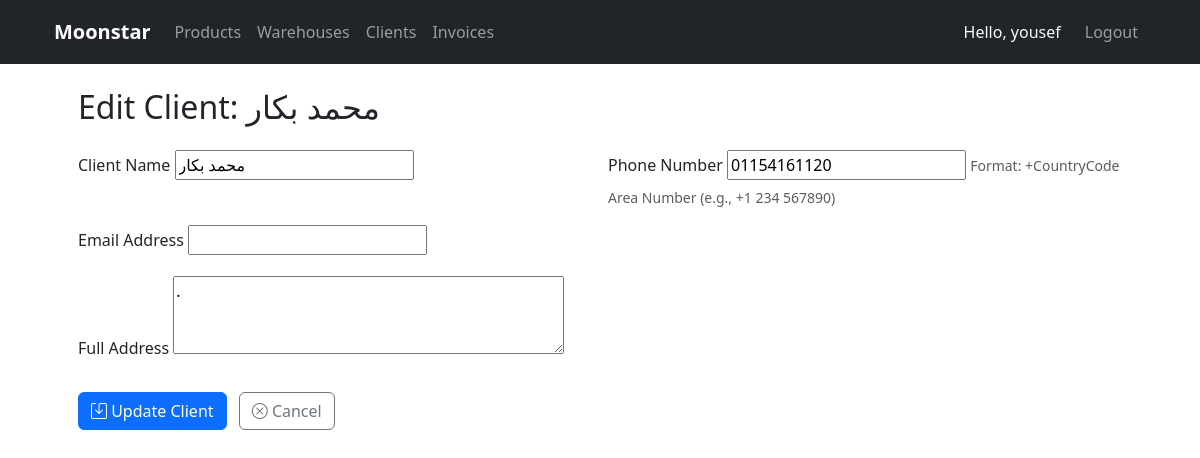
/manager/clients/6/edit/ (signed in), run on the app's committed database.
### manager/models.py (models this page shows, shortened)
class Client(models.Model):
    name = models.CharField(max_length=255, verbose_name="Client Name")
    address = models.TextField(verbose_name="Full Address")
    phone = models.CharField(
        max_length=20,
        verbose_name="Phone Number",
        validators=[
            RegexValidator(
                regex=r'^\+?1?\d{9,15}$',
                message="Phone number must be entered in the format: '+999999999'."
            )
        ]
    )
    email = models.EmailField(blank=True, null=True, verbose_name="Email Address")
    created_at = models.DateTimeField(auto_now_add=True)
    updated_at = models.DateTimeField(auto_now=True)
    class Meta:
        ordering = ['name']
        verbose_name = "Client"
        verbose_name_plural = "Clients"

### manager/views.py (the view)
# urls.py: path('clients/<int:pk>/edit/', ClientUpdateView.as_view(), name='client_update'),
class ClientUpdateView(LoginRequiredMixin, UpdateView):
    model = Client
    form_class = ClientForm
    template_name = 'manager/clients/update.html'
    success_url = reverse_lazy('client_list')

### manager/forms.py
class ClientForm(forms.ModelForm):
    class Meta:
        model = Client
        fields = ['name', 'address', 'phone', 'email']
        widgets = {
            'address': forms.Textarea(attrs={'rows': 3}),
            'phone': forms.TextInput(attrs={'placeholder': '+CountryCode Area Number'}),
        }

### templates/manager/clients/update.html (shortened to what this page needs)
{% extends "base.html" %}
{% block content %}
<div class="container mt-4">
    <h2 class="mb-4">Edit Client: {{ object.name }}</h2>
    <form method="post" class="needs-validation" novalidate>
        <div class="row g-3">
            <div class="col-md-6">
                <label for="{{ form.name.id_for_label }}" class="form-label">
                    {{ form.name.label }}
                </label>
                {{ form.name }}
            </div>
            <div class="col-md-6">
                <label for="{{ form.phone.id_for_label }}" class="form-label">
                    {{ form.phone.label }}
                </label>
                {{ form.phone }}
                <small class="form-text text-muted">
                    Format: +CountryCode Area Number (e.g., +1 234 567890)
                </small>
            </div>
            <div class="col-12">
                <label for="{{ form.email.id_for_label }}" class="form-label">
                    {{ form.email.label }}
                </label>
                {{ form.email }}
            </div>
            <div class="col-12">
                <label for="{{ form.address.id_for_label }}" class="form-label">
                    {{ form.address.label }}
                </label>
                {{ form.address }}
            </div>
        </div>
        <div class="mt-4">
            <button type="submit" class="btn btn-primary">
                <i class="bi bi-save"></i> Update Client
            </button>
            <a href="{% url 'client_list' %}" class="btn btn-outline-secondary ms-2">
                <i class="bi bi-x-circle"></i> Cancel
            </a>
        </div>
    </form>
</div>
{% endblock %}

### templates/base.html (shortened to what this page needs)
<!DOCTYPE html>
<html lang="en">
<head>
    <link href="https://cdn.jsdelivr.net/npm/bootstrap@5.3.0/dist/css/bootstrap.min.css" rel="stylesheet">
    <link rel="stylesheet" href="https://cdn.jsdelivr.net/npm/bootstrap-icons@1.8.0/font/bootstrap-icons.css">
</head>
<body>
    <nav class="navbar navbar-expand-lg navbar-dark bg-dark">
        <div class="container">
            <a class="navbar-brand" href="/">Moonstar</a>
            <div class="collapse navbar-collapse" id="navbarNav">
                <div class="navbar-nav me-auto">
                    <a class="nav-link {% if request.path == '/products/list/' %}active{% endif %}" href="{% url 'product_list' %}">
                        Products
                    </a>
                    <a class="nav-link {% if request.path == '/warehouses/' %}active{% endif %}" href="{% url 'warehouse_list' %}">
                        Warehouses
                    </a>
                    <a class="nav-link {% if request.path == '/clients/' %}active{% endif %}" href="{% url 'client_list' %}">
                        Clients
                    </a>
                    <a class="nav-link {% if request.path == '/invoices/' %}active{% endif %}" href="{% url 'invoice_list' %}">
                        Invoices
                    </a>
                </div>
                <div class="navbar-nav">
                    {% if user.is_authenticated %}
                        <span class="navbar-text text-light me-3">
                            Hello, {{ user.username }}
                        </span>
                        <a class="nav-link" href="{% url 'logout' %}">Logout</a>
                    {% else %}
                        <a class="nav-link" href="{% url 'login' %}">Login</a>
                    {% endif %}
                </div>
            </div>
        </div>
    </nav>
    <div class="container mt-3 mt-md-4">
        {% block content %}{% endblock %}
    </div>
</body>
</html>

### templates/base.html (style rules this page uses)
:root { --mobile-breakpoint: 768px; }
.navbar { padding: 0.75rem 1rem; }
.navbar-brand { font-weight: 600; font-size: 1.25rem; }
.nav-link { padding: 0.5rem 1rem; }
.container { padding-left: 1rem; padding-right: 1rem; }
@media (min-width: 768px) { .container { max-width: 1140px; padding-left: 1.5rem; padding-right: 1.5rem; } }

### data on the page
Client: name "محمد بكار", phone "01154161120", address "."

### other printed values
{{ user.username }} "yousef"
